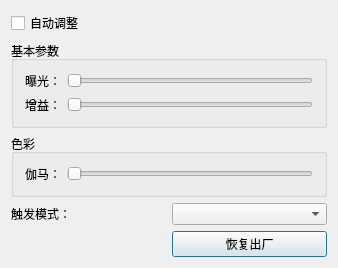
<?xml version="1.0" encoding="UTF-8"?>
<ui version="4.0">
 <class>BaslerCameraSettingDialog</class>
 <widget class="QDialog" name="BaslerCameraSettingDialog">
  <property name="geometry">
   <rect>
    <x>0</x>
    <y>0</y>
    <width>338</width>
    <height>237</height>
   </rect>
  </property>
  <property name="windowTitle">
   <string>BaslerCameraSettingDialog</string>
  </property>
  <layout class="QGridLayout" name="gridLayout_2">
   <item row="4" column="1">
    <widget class="QPushButton" name="btn_restore">
     <property name="text">
      <string>恢复出厂</string>
     </property>
    </widget>
   </item>
   <item row="1" column="0" colspan="2">
    <widget class="QGroupBox" name="groupBox">
     <property name="title">
      <string>基本参数</string>
     </property>
     <layout class="QGridLayout" name="gridLayout">
      <item row="0" column="0">
       <widget class="QLabel" name="label">
        <property name="text">
         <string>曝光：</string>
        </property>
       </widget>
      </item>
      <item row="1" column="0">
       <widget class="QLabel" name="label_2">
        <property name="text">
         <string>增益：</string>
        </property>
       </widget>
      </item>
      <item row="0" column="1">
       <widget class="QSlider" name="hs_exposure">
        <property name="orientation">
         <enum>Qt::Horizontal</enum>
        </property>
       </widget>
      </item>
      <item row="1" column="1">
       <widget class="QSlider" name="hs_gain">
        <property name="orientation">
         <enum>Qt::Horizontal</enum>
        </property>
       </widget>
      </item>
     </layout>
    </widget>
   </item>
   <item row="0" column="0" colspan="2">
    <widget class="QCheckBox" name="checkBox">
     <property name="text">
      <string>自动调整</string>
     </property>
    </widget>
   </item>
   <item row="3" column="0">
    <widget class="QLabel" name="label_3">
     <property name="text">
      <string>触发模式：</string>
     </property>
    </widget>
   </item>
   <item row="3" column="1">
    <widget class="QComboBox" name="cb_trigger_mode"/>
   </item>
   <item row="2" column="0" colspan="2">
    <widget class="QGroupBox" name="groupBox_2">
     <property name="title">
      <string>色彩</string>
     </property>
     <layout class="QGridLayout" name="gridLayout_3">
      <item row="0" column="0">
       <widget class="QLabel" name="label_4">
        <property name="text">
         <string>伽马：</string>
        </property>
       </widget>
      </item>
      <item row="0" column="1">
       <widget class="QSlider" name="hs_gamma">
        <property name="orientation">
         <enum>Qt::Horizontal</enum>
        </property>
       </widget>
      </item>
     </layout>
    </widget>
   </item>
  </layout>
 </widget>
 <layoutdefault spacing="6" margin="11"/>
 <resources/>
 <connections/>
</ui>
